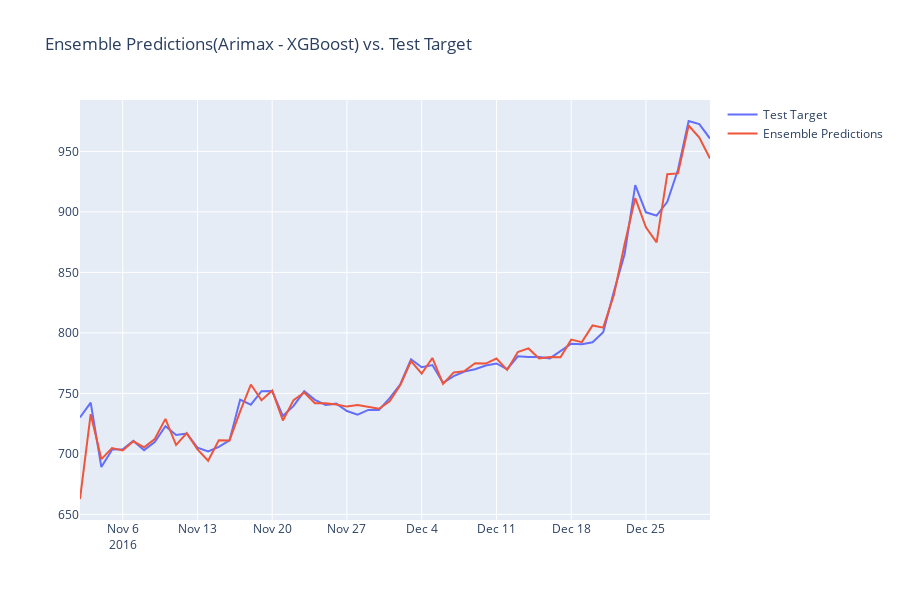

The code cell stored with this chart in its notebook:
### Code cell
import plotly.graph_objects as go

# Create a DataFrame for the ensemble predictions
ensemble_predictions_df = pd.DataFrame(ensemble_predictions, index=y_test.index, columns=[0])

# Create the Plotly figure
fig = go.Figure()

# Add traces for original target values and ensemble predictions
fig.add_trace(go.Scatter(x=y_test.index, y=y_test["Open"], name="Test Target"))
fig.add_trace(go.Scatter(x=ensemble_predictions_df.index, y=ensemble_predictions_df[0], name="Ensemble Predictions"))

# Update layout and show the figure
fig.update_layout(height=600, title="Ensemble Predictions(Arimax - XGBoost) vs. Test Target")
fig.show()
